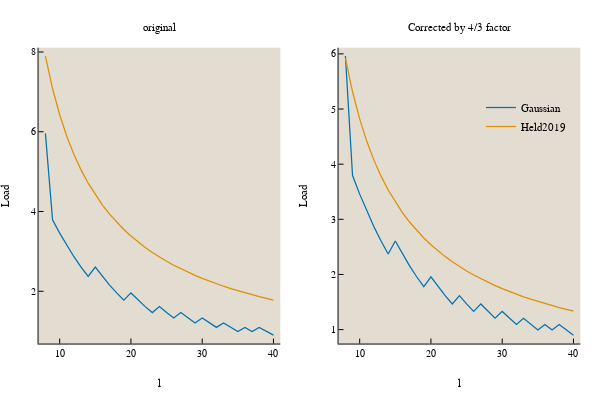

The notebook cell saved with this chart:
### Code cell
plot(p_original, p_corrected, margin=5mm)
savefig("../figures/supp4_scaling_is_off.pdf")
plot!()

### Figure 1 — Plotly figure (JSON) as saved in the notebook; plotly's stock layout.template omitted (floating-point values rounded to 4 significant figures)
{"data": [{"colorbar": {"title": ""}, "legendgroup": "Gaussian", "line": {"color": "rgba(1, 115, 178, 1.000)", "dash": "solid", "shape": "linear", "width": 1.25}, "mode": "lines", "name": "Gaussian", "showlegend": true, "type": "scatter", "x": [8, 9, 10, 11, 12, 13, 14, 15, 16, 17, 18, 19, 20, 21, 22, 23, 24, 25, 26, 27, 28, 29, 30, 31, 32, 33, 34, 35, 36, 37, 38, 39, 40], "xaxis": "x1", "y": [5.96, 3.793, 3.457, 3.149, 2.866, 2.608, 2.371, 2.608, 2.371, 2.155, 1.958, 1.779, 1.958, 1.779, 1.615, 1.466, 1.615, 1.466, 1.33, 1.466, 1.33, 1.206, 1.33, 1.206, 1.094, 1.206, 1.094, 0.992, 1.094, 0.992, 1.094, 0.992, 0.8993], "yaxis": "y1", "zmax": null, "zmin": null}, {"colorbar": {"title": ""}, "legendgroup": "Held2019", "line": {"color": "rgba(222, 143, 5, 1.000)", "dash": "solid", "shape": "linear", "width": 1.25}, "mode": "lines", "name": "Held2019", "showlegend": true, "type": "scatter", "x": [8, 9, 10, 11, 12, 13, 14, 15, 16, 17, 18, 19, 20, 21, 22, 23, 24, 25, 26, 27, 28, 29, 30, 31, 32, 33, 34, 35, 36, 37, 38, 39, 40], "xaxis": "x1", "y": [7.897, 7.084, 6.427, 5.886, 5.431, 5.044, 4.71, 4.418, 4.162, 3.935, 3.732, 3.55, 3.385, 3.235, 3.098, 2.973, 2.858, 2.752, 2.654, 2.562, 2.477, 2.398, 2.323, 2.254, 2.188, 2.126, 2.068, 2.013, 1.961, 1.912, 1.865, 1.821, 1.778], "yaxis": "y1", "zmax": null, "zmin": null}, {"colorbar": {"title": ""}, "legendgroup": "", "line": {"color": "rgba(1, 115, 178, 1.000)", "dash": "solid", "shape": "linear", "width": 1.25}, "mode": "lines", "name": "", "showlegend": false, "type": "scatter", "x": [8, 9, 10, 11, 12, 13, 14, 15, 16, 17, 18, 19, 20, 21, 22, 23, 24, 25, 26, 27, 28, 29, 30, 31, 32, 33, 34, 35, 36, 37, 38, 39, 40], "xaxis": "x2", "y": [5.96, 3.793, 3.457, 3.149, 2.866, 2.608, 2.371, 2.608, 2.371, 2.155, 1.958, 1.779, 1.958, 1.779, 1.615, 1.466, 1.615, 1.466, 1.33, 1.466, 1.33, 1.206, 1.33, 1.206, 1.094, 1.206, 1.094, 0.992, 1.094, 0.992, 1.094, 0.992, 0.8993], "yaxis": "y2", "zmax": null, "zmin": null}, {"colorbar": {"title": ""}, "legendgroup": "", "line": {"color": "rgba(222, 143, 5, 1.000)", "dash": "solid", "shape": "linear", "width": 1.25}, "mode": "lines", "name": "", "showlegend": false, "type": "scatter", "x": [8, 9, 10, 11, 12, 13, 14, 15, 16, 17, 18, 19, 20, 21, 22, 23, 24, 25, 26, 27, 28, 29, 30, 31, 32, 33, 34, 35, 36, 37, 38, 39, 40], "xaxis": "x2", "y": [5.923, 5.313, 4.821, 4.414, 4.073, 3.783, 3.532, 3.314, 3.122, 2.951, 2.799, 2.662, 2.539, 2.426, 2.324, 2.23, 2.144, 2.064, 1.99, 1.922, 1.858, 1.798, 1.743, 1.69, 1.641, 1.595, 1.551, 1.51, 1.471, 1.434, 1.399, 1.365, 1.334], "yaxis": "y2", "zmax": null, "zmin": null}], "layout": {"annotations": [{"font": {"color": "rgba(0, 0, 0, 1.000)", "family": "Lucida Sans Unicode", "size": 11}, "rotation": 0, "showarrow": false, "text": "original", "x": 0.2657, "xanchor": "center", "xref": "paper", "y": 1, "yanchor": "top", "yref": "paper"}, {"font": {"color": "rgba(0, 0, 0, 1.000)", "family": "Lucida Sans Unicode", "size": 11}, "rotation": 0, "showarrow": false, "text": "Corrected by 4/3 factor", "x": 0.7657, "xanchor": "center", "xref": "paper", "y": 1, "yanchor": "top", "yref": "paper"}], "height": 400, "legend": {"bgcolor": "rgba(227, 220, 208, 1.000)", "bordercolor": "rgba(227, 220, 208, 1.000)", "borderwidth": 1, "font": {"color": "rgba(0, 0, 0, 1.000)", "family": "sans-serif", "size": 11}, "tracegroupgap": 0, "traceorder": "normal", "x": 0.8, "xanchor": "left", "y": 0.8, "yanchor": "top"}, "margin": {"b": 20, "l": 0, "r": 0, "t": 20}, "paper_bgcolor": "rgba(255, 255, 255, 1.000)", "plot_bgcolor": "rgba(227, 220, 208, 1.000)", "showlegend": true, "width": 600, "xaxis1": {"anchor": "y1", "domain": [0.06429, 0.4672], "gridcolor": "rgba(255, 255, 255, 0.100)", "gridwidth": 0.5, "linecolor": "rgba(0, 0, 0, 1.000)", "mirror": false, "range": [7.04, 40.96], "showgrid": true, "showline": true, "showticklabels": true, "tickangle": 0, "tickcolor": "rgb(0, 0, 0)", "tickfont": {"color": "rgba(0, 0, 0, 1.000)", "family": "Lucida Sans Unicode", "size": 10}, "tickmode": "array", "ticks": "inside", "ticktext": ["10", "20", "30", "40"], "tickvals": [10, 20, 30, 40], "title": "l", "titlefont": {"color": "rgba(0, 0, 0, 1.000)", "family": "Lucida Sans Unicode", "size": 11}, "type": "-", "visible": true, "zeroline": false, "zerolinecolor": "rgba(0, 0, 0, 1.000)"}, "xaxis2": {"anchor": "y2", "domain": [0.5643, 0.9672], "gridcolor": "rgba(255, 255, 255, 0.100)", "gridwidth": 0.5, "linecolor": "rgba(0, 0, 0, 1.000)", "mirror": false, "range": [7.04, 40.96], "showgrid": true, "showline": true, "showticklabels": true, "tickangle": 0, "tickcolor": "rgb(0, 0, 0)", "tickfont": {"color": "rgba(0, 0, 0, 1.000)", "family": "Lucida Sans Unicode", "size": 10}, "tickmode": "array", "ticks": "inside", "ticktext": ["10", "20", "30", "40"], "tickvals": [10, 20, 30, 40], "title": "l", "titlefont": {"color": "rgba(0, 0, 0, 1.000)", "family": "Lucida Sans Unicode", "size": 11}, "type": "-", "visible": true, "zeroline": false, "zerolinecolor": "rgba(0, 0, 0, 1.000)"}, "yaxis1": {"anchor": "x1", "domain": [0.1013, 0.923], "gridcolor": "rgba(255, 255, 255, 0.100)", "gridwidth": 0.5, "linecolor": "rgba(0, 0, 0, 1.000)", "mirror": false, "range": [0.6894, 8.107], "showgrid": true, "showline": true, "showticklabels": true, "tickangle": 0, "tickcolor": "rgb(0, 0, 0)", "tickfont": {"color": "rgba(0, 0, 0, 1.000)", "family": "Lucida Sans Unicode", "size": 10}, "tickmode": "array", "ticks": "inside", "ticktext": ["2", "4", "6", "8"], "tickvals": [2, 4, 6, 8], "title": "Load", "titlefont": {"color": "rgba(0, 0, 0, 1.000)", "family": "Lucida Sans Unicode", "size": 11}, "type": "-", "visible": true, "zeroline": false, "zerolinecolor": "rgba(0, 0, 0, 1.000)"}, "yaxis2": {"anchor": "x2", "domain": [0.1013, 0.923], "gridcolor": "rgba(255, 255, 255, 0.100)", "gridwidth": 0.5, "linecolor": "rgba(0, 0, 0, 1.000)", "mirror": false, "range": [0.7475, 6.112], "showgrid": true, "showline": true, "showticklabels": true, "tickangle": 0, "tickcolor": "rgb(0, 0, 0)", "tickfont": {"color": "rgba(0, 0, 0, 1.000)", "family": "Lucida Sans Unicode", "size": 10}, "tickmode": "array", "ticks": "inside", "ticktext": ["1", "2", "3", "4", "5", "6"], "tickvals": [1, 2, 3, 4, 5, 6], "title": "Load", "titlefont": {"color": "rgba(0, 0, 0, 1.000)", "family": "Lucida Sans Unicode", "size": 11}, "type": "-", "visible": true, "zeroline": false, "zerolinecolor": "rgba(0, 0, 0, 1.000)"}}}
